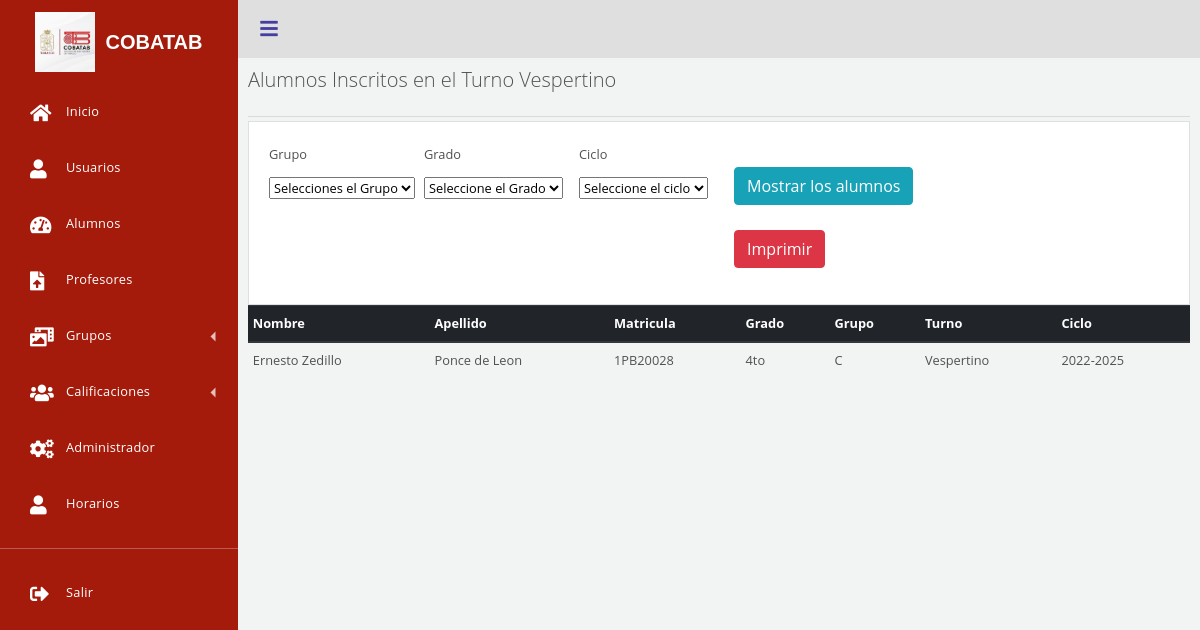
Screenshot of /views/grupos.php?turno=Vespertino (signed in) with the database file from the repository.
### tables this page shows
CREATE TABLE `inscrito` (
  `id` int(11) NOT NULL,
  `idalumno` int(11) NOT NULL,
  `idgrupo` int(11) NOT NULL
);

CREATE TABLE `alumnos` (
  `id` int(11) NOT NULL,
  `Nombre` varchar(30) NOT NULL,
  `Apellido` varchar(30) NOT NULL,
  `Matricula` varchar(30) NOT NULL,
  `Direccion` varchar(200) NOT NULL,
  `Movil` varchar(10) NOT NULL,
  `Email` varchar(100) NOT NULL
);

CREATE TABLE `grado` (
  `id` int(11) NOT NULL,
  `grado` varchar(11) NOT NULL,
  `idgrupo` int(11) NOT NULL,
  `idprofesor` int(11) NOT NULL
);

CREATE TABLE `grupo` (
  `id` int(11) NOT NULL,
  `Grupo` varchar(50) NOT NULL,
  `Turno` varchar(20) NOT NULL,
  `Ciclo` varchar(20) NOT NULL
);

### db/db.php (called while the page is built)
<?php
class Conectar{
  public static  function conexion(){
    $conexion = new PDO("mysql:host=localhost;dbname=cobatab", "root", "");
        return $conexion;
    }
}
?>

### tablasUniver/cuerpo.php (the view, shortened to what this page needs)
<?php
class tablacuerpo{
    private $db;
		private $alumnos;
    private $target;
    public function __construct(){
        $this->db=Conectar::conexion();
        $this->alumnos = array();
        $this->target = array();
    }
                  ?>
         <?php
public function matutinovespertino($a,$link,$oculto)
{
  $consulta = $this->db->query($a);
  while($filas = $consulta->fetch(PDO::FETCH_ASSOC) ){
    $this->alumnos[] = $filas;
  }
  echo "<table class='table table-sm table-hover'><thead class='thead-dark'><tr> ";
    $i=0;
    foreach($this->alumnos[0] as $key=>$value){
              if($i<=$oculto)
              echo'<th style="display:none;">' . ($key) . '</th>';
              else
              echo'<th >' . ($key) . '</th>';
              $this->target[] = $key;
              $i++;
           }
           echo '</tr></thead><tbody border="1">';
            foreach ( $this->alumnos as $r ) {
             echo '<tr id='.$r["id"].'>';
             $i = 0;
                foreach ( $r as $v ) {
                  if($i<=$oculto)
                  echo '<td style="display:none;" data-target="'.$this->target[$i].'">'.$v.'</td>';
                  else
                  echo '<td data-target="'.$this->target[$i].'">'.$v.'</td>';
                  $i++;
            }
            echo '</tr>';
            }
    echo '</tbody> </table>';
}
}
?>

### librerias/menu.css (style rules this page uses)
:root { --font-family-sans-serif: "Open Sans", -apple-system, BlinkMacSystemFont, "Segoe UI", Roboto, "Helvetica Neue", Arial, sans-serif, "Apple Color Emoji", "Segoe UI Emoji", "Segoe UI Symbol", "Noto Color Emoji"; }
*, *::before, *::after { -webkit-box-sizing: border-box; box-sizing: border-box; }
html { font-family: sans-serif; line-height: 1.15; -webkit-text-size-adjust: 100%; -webkit-tap-highlight-color: rgba(0, 0, 0, 0); }
body { margin: 0; font-family: "Open Sans", -apple-system, BlinkMacSystemFont, "Segoe UI", Roboto, "Helvetica Neue", Arial, sans-serif, "Apple Color Emoji", "Segoe UI Emoji", "Segoe UI Symbol", "Noto Color Emoji"; font-size: 0.8rem; font-weight: 500; line-height: 2; color: #515151; text-align: left; background-color: #e9edf4; }

### rows the page displays
inscrito: idalumno.Nombre "Ernesto Zedillo", idalumno.Apellido "Ponce de Leon", idalumno.Matricula "1PB20028", grado.grado "4to", idgrupo.Grupo "C", idgrupo.Turno "Vespertino", idgrupo.Ciclo "2022-2025"

### other values shown
$turno "Vespertino"
$key "Nombre"
$key "Apellido"
$key "Matricula"
$key "Grado"
$key "Grupo"
$key "Turno"
$key "Ciclo"
